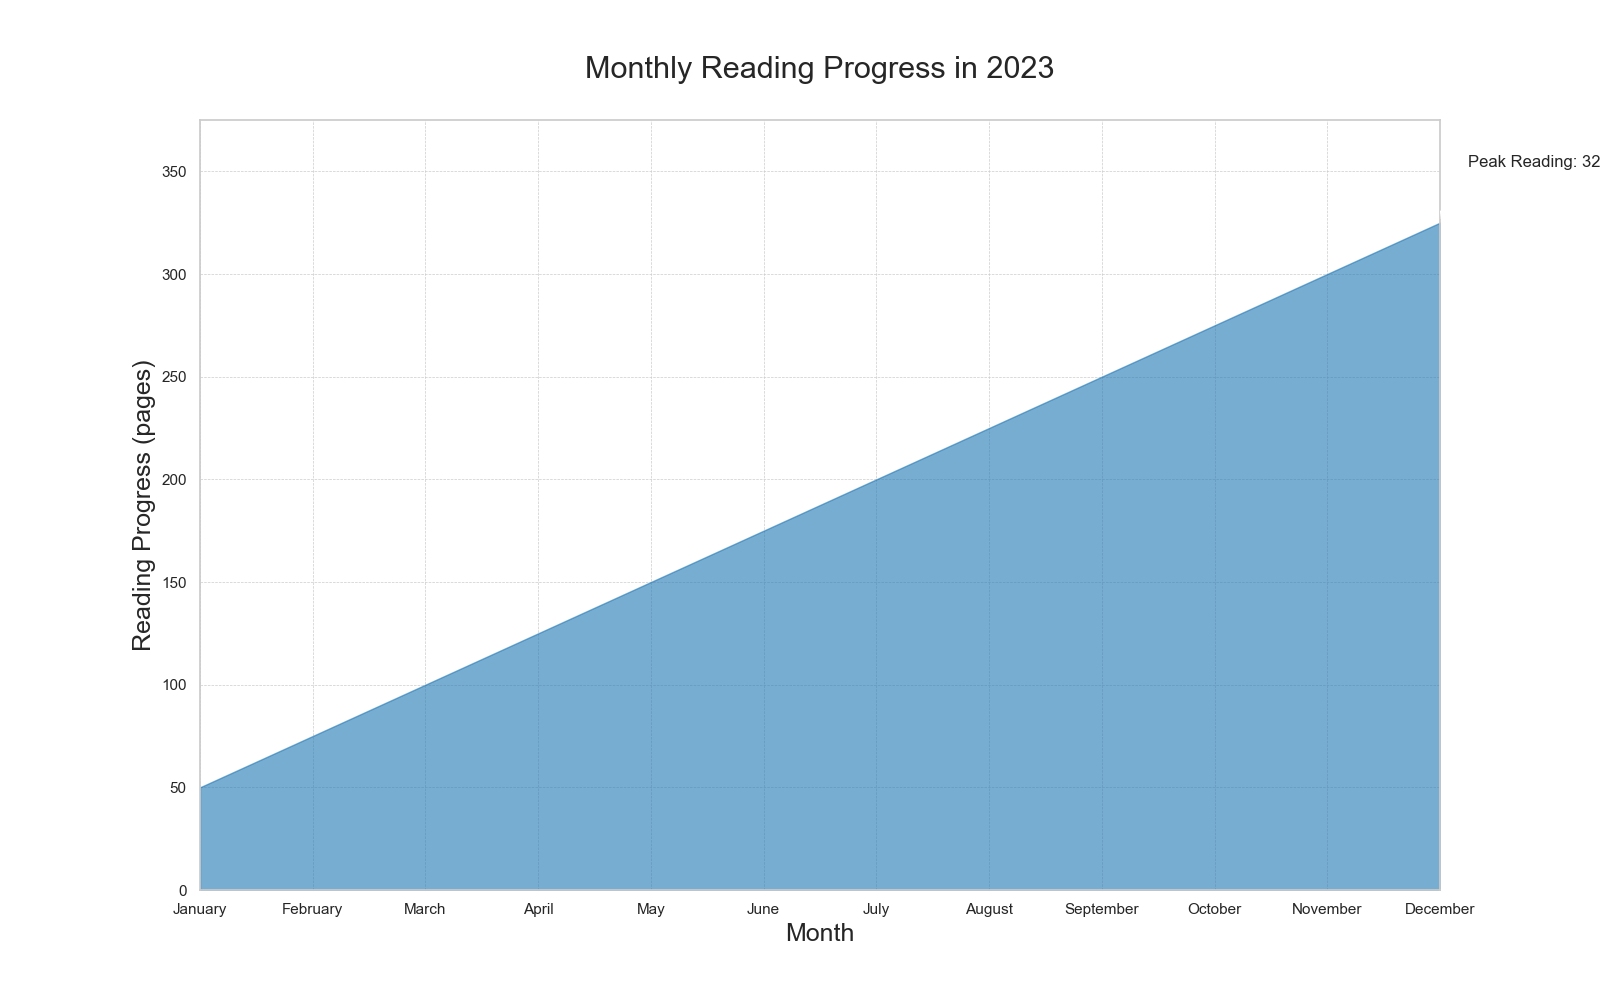

Python code for this plot:
import matplotlib.pyplot as plt

# Data
months = [
    'January', 'February', 'March', 'April', 'May', 'June',
    'July', 'August', 'September', 'October', 'November', 'December'
]
reading_pages = [
    50, 75, 100, 125, 150, 175,
    200, 225, 250, 275, 300, 325
]

# Plot
fig, ax = plt.subplots(figsize=(16, 10))
ax.fill_between(months, reading_pages, color='#1f77b4', alpha=0.6)

# Style
ax.set_title('Monthly Reading Progress in 2023', fontsize=22, pad=30)
ax.set_xlabel('Month', fontsize=18)
ax.set_ylabel('Reading Progress (pages)', fontsize=18)
ax.set_ylim(0, max(reading_pages) + 50)
ax.margins(x=0)
ax.grid(True, which='both', linestyle='--', linewidth=0.5)

# Annotation
peak_pages = max(reading_pages)
peak_month = months[reading_pages.index(peak_pages)]
ax.annotate(f'Peak Reading: {peak_pages} pages', xy=(peak_month, peak_pages), xytext=(20, 40),
            textcoords='offset points', arrowprops=dict(arrowstyle="->", connectionstyle="arc3,rad=.5"))

plt.show()
